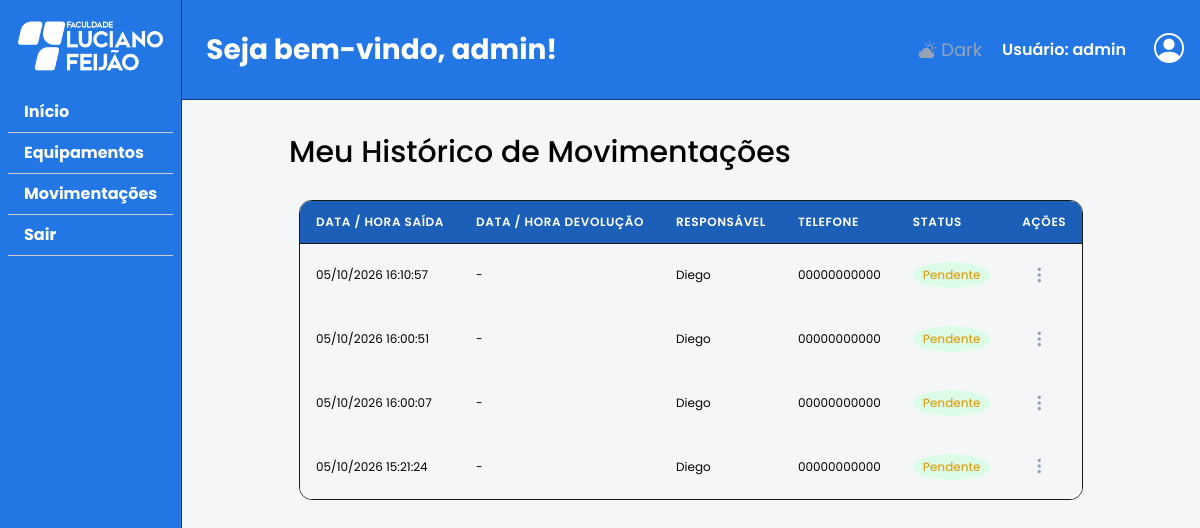
The app's page /user_historico (signed in), older data.
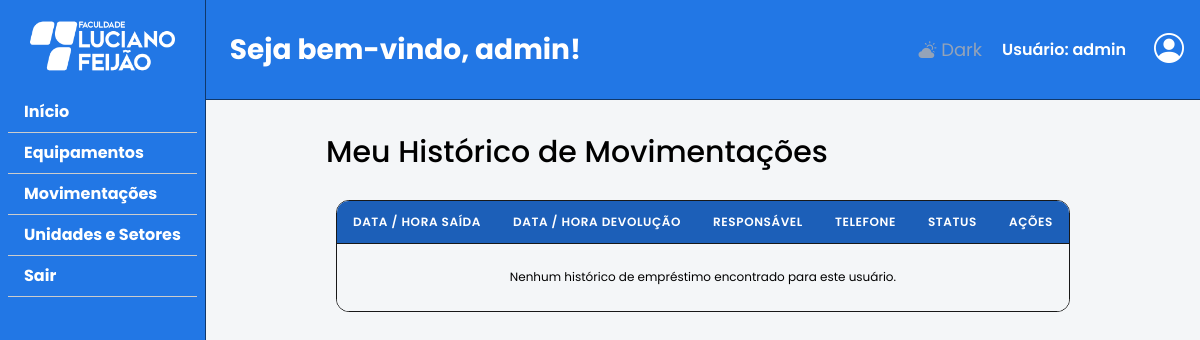
The same page, newer data.
### tables this page shows
CREATE TABLE "emprestimos" (
	"id_emprestimo" INTEGER PRIMARY KEY AUTOINCREMENT,
	"resp_dest" TEXT NOT NULL,
	"data_saida" TEXT NOT NULL,
	"data_devolucao" TEXT,
	"id_periferico" INTEGER NOT NULL,
	"tel_resp_dest" TEXT NOT NULL,
	"id_usuario" INTEGER NOT NULL,
	"observacao" TEXT,
	"devolvido" INTEGER DEFAULT 0 CHECK("devolvido" IN (0, 1)),
	"setor_dest" TEXT NOT NULL,
	"unid_dest" TEXT NOT NULL,
	"tipo_transfer" TEXT NOT NULL, resp_origem TEXT DEFAULT '', tel_resp_origem TEXT DEFAULT '',
	FOREIGN KEY("id_periferico") REFERENCES "perifericos"("id_periferico"),
	FOREIGN KEY("id_usuario") REFERENCES "usuario"("id_usuario")
);

### routes/user_historico.py (the view)
@user_historico.route('/user_historico', methods = ['GET','POST'])
def historico():
    if not session.get("usuario_email"):
        return redirect('/login')
    if request.method == 'GET':
        conexao = conectar_banco()
        cursor = conexao.cursor()
        id_usuario = session.get("usuario_id")
        cursor.execute("""
            SELECT e.*, c.categoria, p.num_serie, p.id_periferico, u.nome_unidade AS unid_origem, s.nome_setor AS setor_origem
            FROM emprestimos e
            JOIN perifericos p ON e.id_periferico = p.id_periferico
            JOIN categorias c ON p.categoria = c.id_categoria
            LEFT JOIN unidades u ON u.id_unidade = p.id_unidade_origem
            LEFT JOIN setores s ON s.id_setor = p.id_setor_origem
            WHERE e.id_usuario = ? ORDER BY e.id_emprestimo DESC
        """, (id_usuario,))
        emprestimos = cursor.fetchall()
        conexao.close()
        return render_template("historico.html", emprestimos = emprestimos)

### app.py (called while the page is built)
@app.context_processor
def injetar_localizacoes():
    return dict(
        lista_unidades=listar_unidades,
        lista_setores=listar_setores,
        lista_unidades_filtro=listar_unidades_filtro,
        lista_setores_filtro=listar_setores_filtro,
    )

### banco.py (called while the page is built)
def conectar_banco():
    conexao = sqlite3.connect(CAMINHO_BANCO)
    conexao.row_factory = sqlite3.Row
    conexao.execute("PRAGMA foreign_keys = ON")
    return conexao

### templates/historico.html (shortened to what this page needs)
{% extends "base_app.html" %}
{% from "_macros.html" import badge_movimentacao %}
{% block conteudo %}
<section class="main-content">
    <h2>Meu Histórico de Movimentações</h2>
    <div class="tabela-container">
        <table>
            <thead>
                <tr>
                    <th>Data / Hora Saída</th>
                    <th>Data / Hora Devolução</th>
                    <th>Responsável</th>
                    <th>Telefone</th>
                    <th>Status</th>
                    <th>Ações</th>
                </tr>
            </thead>
            <tbody>
                {% for emprestimo in emprestimos %}
                    <tr data-responsavel="{{ emprestimo[1] }}" data-saida="{{ emprestimo[2] }}"
                        data-devolucao="{{ emprestimo[3] if emprestimo[3] else 'Ainda não devolvido' }}"
                        data-tel="{{ emprestimo[5] if emprestimo[5] else 'Não informado' }}"
                        data-obs="{{ emprestimo[7] if emprestimo[7] else 'Sem observações' }}"
                        data-situacao="{{ 'Devolvido' if emprestimo[8] == 1 else 'Pendente' }}">
                        <td>{{ emprestimo[2] }}</td>
                        <td>{{ emprestimo[3] if emprestimo[3] else '-' }}</td>
                        <td>{{ emprestimo[1] }}</td>
                        <td>{{ emprestimo[5] if emprestimo[5] else '-' }}</td>
                        <td>{{ badge_movimentacao(emprestimo[8]) }}</td>
                        <td>
                            <div class="dropdown">
                                <button type="button" class="btn-acoes" data-bs-toggle="dropdown" data-bs-strategy="fixed" aria-expanded="false" aria-label="Ações do registro"><i class="bi bi-three-dots-vertical"></i></button>
                            </div>
                        </td>
                    </tr>
                {% else %}
                    <tr>
                        <td colspan="6" class="text-center p-4">Nenhum histórico de empréstimo encontrado para este usuário.</td>
                    </tr>
                {% endfor %}
            </tbody>
        </table>
    </div>
</section>
{% endblock %}

### templates/_macros.html (shortened to what this page needs)
{% macro badge_movimentacao(devolvido) -%}
{%- if devolvido == 1 or devolvido == '1' -%}<span class="badge-status status-disponivel">Devolvido</span>{%- else -%}<span class="badge-status status-emuso">Pendente</span>{%- endif -%}
{%- endmacro %}

Row changes from the older to the newer data that the page shows:
removed emprestimos: data_saida "05/10/2026 16:10:57", emprestimo "-", resp_dest "Diego", tel_resp_dest "00000000000"
removed emprestimos: data_saida "05/10/2026 16:00:51", emprestimo "-", resp_dest "Diego", tel_resp_dest "00000000000"
removed emprestimos: data_saida "05/10/2026 16:00:07", emprestimo "-", resp_dest "Diego", tel_resp_dest "00000000000"
removed emprestimos: data_saida "05/10/2026 15:21:24", emprestimo "-", resp_dest "Diego", tel_resp_dest "00000000000"
Text that changed along with them:
text now shown: "Unidades e Setores Nenhum histórico de empréstimo encontrado para este usuário."
